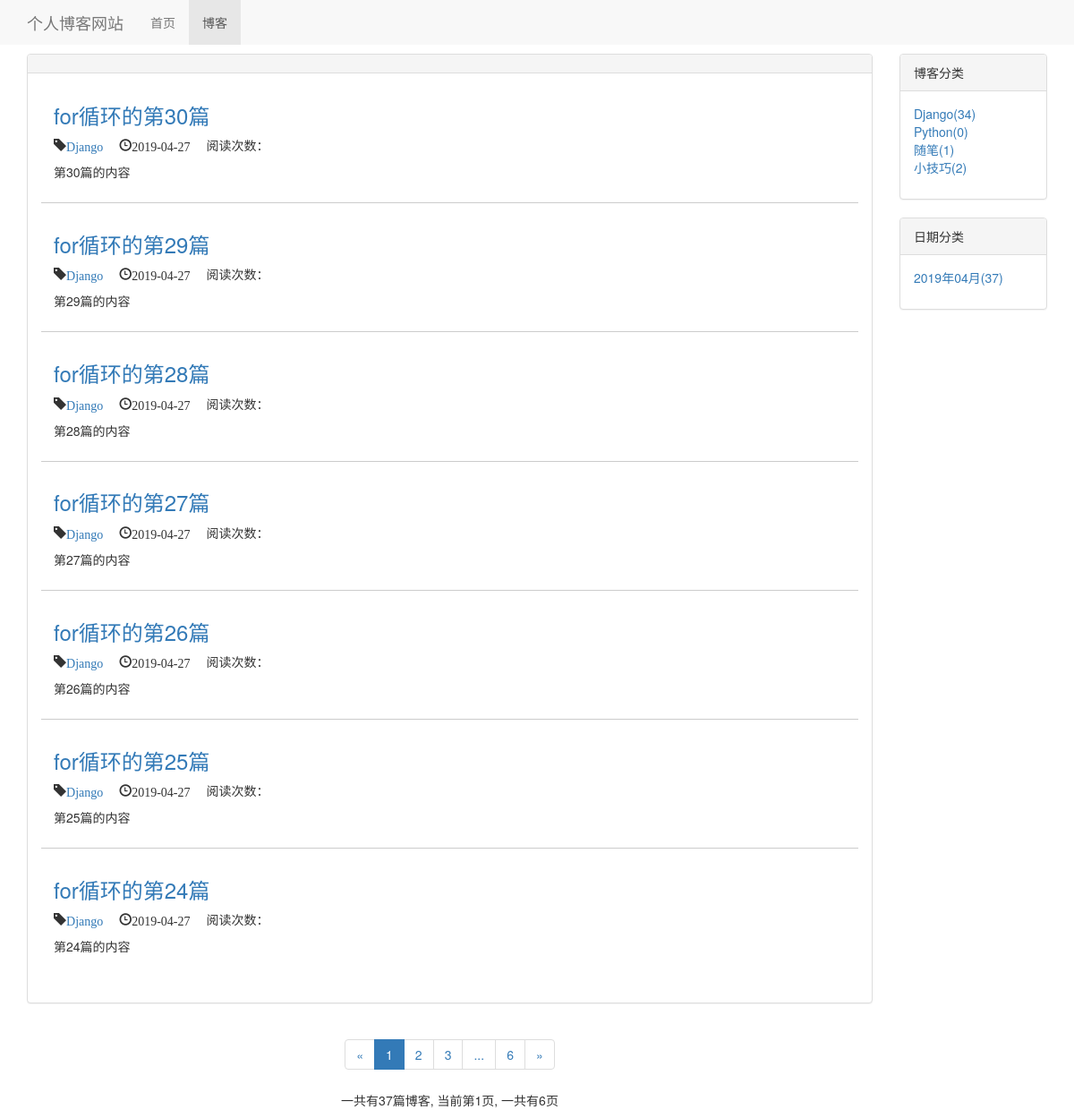
Screenshot of /blog/ with the database file from the repository.
### blog/models.py (models this page shows, shortened)
class Blog(models.Model):
    title = models.CharField(max_length=50)
    blog_type = models.ForeignKey(BlogType, on_delete=models.DO_NOTHING)
    content = RichTextUploadingField()
    author = models.ForeignKey(User, on_delete=models.DO_NOTHING)
    created_time = models.DateTimeField(auto_now_add=True)
    last_update_time = models.DateTimeField(auto_now=True)
    is_delete = models.BooleanField(default=False)
    def get_read_num(self):
        try:
            ct = ContentType.objects.get_for_model(self)
            readnum = ReadNum.objects.get(content_type=ct, object_id=self.pk)
            return readnum.read_num
        except exceptions.ObjectDoesNotExist:
            return 0
    class Meta:
        ordering = ['-created_time']  # 按照创建时间新到旧进行排序

class BlogType(models.Model):
    blog_type = models.CharField(max_length=15)
    def __str__(self):
        return self.blog_type

### blog/views.py (the view)
# urls.py: path('', views.Blog_list, name='blog_list'),
def Blog_list(request):
    blogs_all_list = Blog.objects.filter(is_delete=False)
    context = get_common_blog_data(request, blogs_all_list)
    return render(request, "blog/blog_list.html", context)

### blog/templates/blog/blog_list.html (shortened to what this page needs)
{% extends 'base.html' %}
{% load staticfiles %}
{% block header_extends %}
    <link rel="stylesheet" href="{% static 'blog.css' %}">
{% endblock %}
{% block nav_blog_active %}
    active
{% endblock %}
{% block content %}
    <div class="container">
        <div class="row">
            <div class="col-xs-12 col-sm-8 col-md-9 col-lg-10">
                <div class="panel panel-default">
                    <div class="panel-heading">
                    </div>
                    <div class="panel-body">
                        <ul style="list-style-type: none">
                            {% for blog in page_of_blogs %}
                                <div class="blog">
                                    <h3><a href="{% url 'blog_detail' blog.pk %}">{{ blog.title }}</a></h3>
                                    <p class="blog-info">
                                        <span class="glyphicon glyphicon-tag"><a href="{% url 'blog_with_type' blog.blog_type.pk %}">{{ blog.blog_type }}</a></span>
                                        <span class="glyphicon glyphicon-time">{{ blog.created_time | date:'Y-m-d' }}</span>
                                        <span>阅读次数：{{ blog.get_read_num }}</span>
                                    </p>
                                    <p>{{ blog.content | striptags | truncatechars:120 }}</p>
                                </div>
                            {% empty %}
                                <div class="blog">
                                    <h3>--暂无博客敬请期待--</h3>
                                </div>
                            {% endfor %}
                        </ul>
                    </div>
                </div>
                <div class="paginator">
                    <ul class="pagination">
                        <li>
                            {% if page_of_blogs.has_previous %}
                                <a href="?page={{ page_of_blogs.previous_page_number }}" aria-label="Previous">
                                    <span aria-hidden="true">&laquo;</span>
                                </a>
                            {% else %}
                                <span aria-hidden="true">&laquo;</span>
                            {% endif %}
                        </li>
                            {% for page_num in page_list %}
                                {% if page_num == page_of_blogs.number%}
                                    <li class="active"><span>{{ page_num }}</span></li>
                                {% elif page_num == '...'%}
                                    <li><span>{{ page_num }}</span></li>
                                {% else %}
                                    <li><a href="?page={{ page_num }}">{{ page_num }}</a></li>
                                {% endif %}
                            {% endfor %}
                        <li>
                            {% if page_of_blogs.has_next %}
                                <a href="?page={{ page_of_blogs.next_page_number }}" aria-label="Next">
                                    <span aria-hidden="true">&raquo;</span>
                                </a>
                            {% else %}
                                <span aria-hidden="true">&raquo;</span>
                            {% endif %}
                        </li>
                    </ul>
                    <p>
                        一共有{{ blog_count }}篇博客, 当前第{{ page_of_blogs.number }}页, 一共有{{ total_page }}页
                    </p>
                </div>
            </div>
            <div class="hidden-xs col-sm-4 col-md-3 col-lg-2">
                <div class="panel panel-default">
                    <div class="panel-heading">
                        博客分类
                    </div>
                    <div class="panel-body">
                        <ul class="blog-types">
                            {% for blog_type in blog_type %}
                                <li>
                                    <a href="{% url 'blog_with_type' blog_type.pk %}">
                                        {{ blog_type.blog_type }}({{ blog_type.blog_count }})
                                    </a></li>
                            {% empty %}
                                <li>暂无分类</li>
                            {% endfor %}
                        </ul>
                    </div>
                </div>
                <div class="panel panel-default">
                    <div class="panel-heading">
                        日期分类
                    </div>
                    <div class="panel-body">
                        <ul class="blog-date">
                            {% for blog_date, blog_date_count in blog_date.items %}
                                <a href="{% url 'blos_with_date' blog_date.year blog_date.month %}">
                                    {{ blog_date | date:'Y年m月' }}({{ blog_date_count }})
                                </a>
                            {% empty %}
                                <li>暂无分类</li>
                            {% endfor %}
                        </ul>
                    </div>
                </div>
            </div>
        </div>
    </div>
{% endblock %}

### static/base.css (style rules this page uses)
* { margin: 0; padding: 0; }
body { margin-top: 60px; }
ul { list-style-type: none; }

### blog/static/blog.css (style rules this page uses)
ul.blog-types { list-style-type: none; }
div.blog { margin-bottom: 1em; padding: 1em; }
div.blog:not(:last-child) { border-bottom: 1px solid #cccccc; }
div.blog h3 { margin-top: 0.2em; }
div.paginator { text-align: center; }
p.blog-info span { margin-right: 1em; }

### rows the page displays
Blog: title "for循环的第30篇", blog_type "Django", created_time "2019-04-27", content "第30篇的内容"
Blog: title "for循环的第29篇", blog_type "Django", created_time "2019-04-27", content "第29篇的内容"
Blog: title "for循环的第28篇", blog_type "Django", created_time "2019-04-27", content "第28篇的内容"
Blog: title "for循环的第27篇", blog_type "Django", created_time "2019-04-27", content "第27篇的内容"
Blog: title "for循环的第26篇", blog_type "Django", created_time "2019-04-27", content "第26篇的内容"
Blog: title "for循环的第25篇", blog_type "Django", created_time "2019-04-27", content "第25篇的内容"
Blog: title "for循环的第24篇", blog_type "Django", created_time "2019-04-27", content "第24篇的内容"
BlogType: blog_type "Django", blog_count "34"
BlogType: blog_type "Python", blog_count "0"
BlogType: blog_type "随笔", blog_count "1"
BlogType: blog_type "小技巧", blog_count "2"

### other values shown
{{ page_num }} "1"
{{ page_num }} "2" "3" "6"
{{ page_num }} "..."
{{ blog_count }} "37"
{{ page_of_blogs.number }} "1"
{{ total_page }} "6"
{{ blog_date | date:'Y年m月' }} "2019年04月"
{{ blog_date_count }} "37"
